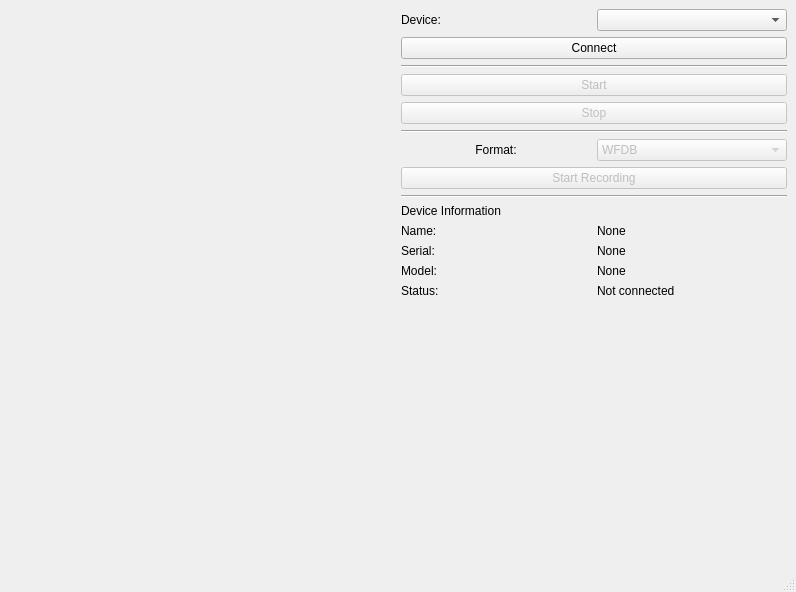
<?xml version="1.0" encoding="UTF-8"?>
<ui version="4.0">
 <class>MainWindow</class>
 <widget class="QMainWindow" name="MainWindow">
  <property name="geometry">
   <rect>
    <x>0</x>
    <y>0</y>
    <width>796</width>
    <height>592</height>
   </rect>
  </property>
  <property name="windowTitle">
   <string>MainWindow</string>
  </property>
  <widget class="QWidget" name="centralwidget">
   <layout class="QGridLayout" name="gridLayout">
    <item row="0" column="0">
     <layout class="QHBoxLayout" name="horizontalLayout">
      <item>
       <widget class="PlotWidget" name="plotWidget" native="true"/>
      </item>
     </layout>
    </item>
    <item row="0" column="1">
     <layout class="QVBoxLayout" name="verticalLayout">
      <item>
       <layout class="QHBoxLayout" name="horizontalLayout_3">
        <item>
         <widget class="QLabel" name="labelDevice">
          <property name="text">
           <string>Device:</string>
          </property>
         </widget>
        </item>
        <item>
         <widget class="QComboBox" name="comboBoxDevice"/>
        </item>
       </layout>
      </item>
      <item>
       <widget class="QPushButton" name="pushButtonConnect">
        <property name="text">
         <string>Connect</string>
        </property>
       </widget>
      </item>
      <item>
       <widget class="Line" name="line_3">
        <property name="orientation">
         <enum>Qt::Orientation::Horizontal</enum>
        </property>
       </widget>
      </item>
      <item>
       <widget class="QPushButton" name="pushButtonStart">
        <property name="enabled">
         <bool>false</bool>
        </property>
        <property name="text">
         <string>Start</string>
        </property>
       </widget>
      </item>
      <item>
       <widget class="QPushButton" name="pushButtonStop">
        <property name="enabled">
         <bool>false</bool>
        </property>
        <property name="text">
         <string>Stop</string>
        </property>
       </widget>
      </item>
      <item>
       <widget class="Line" name="line">
        <property name="orientation">
         <enum>Qt::Orientation::Horizontal</enum>
        </property>
       </widget>
      </item>
      <item>
       <layout class="QHBoxLayout" name="horizontalLayout_2">
        <item>
         <widget class="QLabel" name="label">
          <property name="text">
           <string>Format:</string>
          </property>
          <property name="alignment">
           <set>Qt::AlignmentFlag::AlignCenter</set>
          </property>
         </widget>
        </item>
        <item>
         <widget class="QComboBox" name="comboBoxFormat">
          <property name="enabled">
           <bool>false</bool>
          </property>
          <item>
           <property name="text">
            <string>WFDB</string>
           </property>
          </item>
          <item>
           <property name="text">
            <string>EDF</string>
           </property>
          </item>
         </widget>
        </item>
       </layout>
      </item>
      <item>
       <widget class="QPushButton" name="pushButtonRecording">
        <property name="enabled">
         <bool>false</bool>
        </property>
        <property name="text">
         <string>Start Recording</string>
        </property>
       </widget>
      </item>
      <item>
       <widget class="Line" name="line_2">
        <property name="orientation">
         <enum>Qt::Orientation::Horizontal</enum>
        </property>
       </widget>
      </item>
      <item>
       <widget class="QLabel" name="labelDeviceInformation">
        <property name="text">
         <string>Device Information</string>
        </property>
       </widget>
      </item>
      <item>
       <layout class="QGridLayout" name="gridLayout_3">
        <item row="3" column="0">
         <widget class="QLabel" name="labelStatus">
          <property name="text">
           <string>Status:</string>
          </property>
         </widget>
        </item>
        <item row="1" column="1">
         <widget class="QLabel" name="labelSerialNumberValue">
          <property name="text">
           <string>None</string>
          </property>
         </widget>
        </item>
        <item row="1" column="0">
         <widget class="QLabel" name="labelSerialNumber">
          <property name="text">
           <string>Serial:</string>
          </property>
         </widget>
        </item>
        <item row="3" column="1">
         <widget class="QLabel" name="labelStatusValue">
          <property name="text">
           <string>Not connected</string>
          </property>
         </widget>
        </item>
        <item row="2" column="0">
         <widget class="QLabel" name="labelModel">
          <property name="text">
           <string>Model:</string>
          </property>
         </widget>
        </item>
        <item row="2" column="1">
         <widget class="QLabel" name="labelModelValue">
          <property name="text">
           <string>None</string>
          </property>
         </widget>
        </item>
        <item row="0" column="0">
         <widget class="QLabel" name="labelName">
          <property name="text">
           <string>Name:</string>
          </property>
         </widget>
        </item>
        <item row="0" column="1">
         <widget class="QLabel" name="labelNameValue">
          <property name="text">
           <string>None</string>
          </property>
         </widget>
        </item>
       </layout>
      </item>
      <item>
       <spacer name="verticalSpacer">
        <property name="orientation">
         <enum>Qt::Orientation::Vertical</enum>
        </property>
        <property name="sizeHint" stdset="0">
         <size>
          <width>20</width>
          <height>40</height>
         </size>
        </property>
       </spacer>
      </item>
     </layout>
    </item>
   </layout>
  </widget>
  <widget class="QMenuBar" name="menubar">
   <property name="geometry">
    <rect>
     <x>0</x>
     <y>0</y>
     <width>796</width>
     <height>22</height>
    </rect>
   </property>
  </widget>
  <widget class="QStatusBar" name="statusbar"/>
 </widget>
 <customwidgets>
  <customwidget>
   <class>PlotWidget</class>
   <extends>QWidget</extends>
   <header>pyqtgraph</header>
   <container>1</container>
  </customwidget>
 </customwidgets>
 <resources/>
 <connections/>
</ui>
